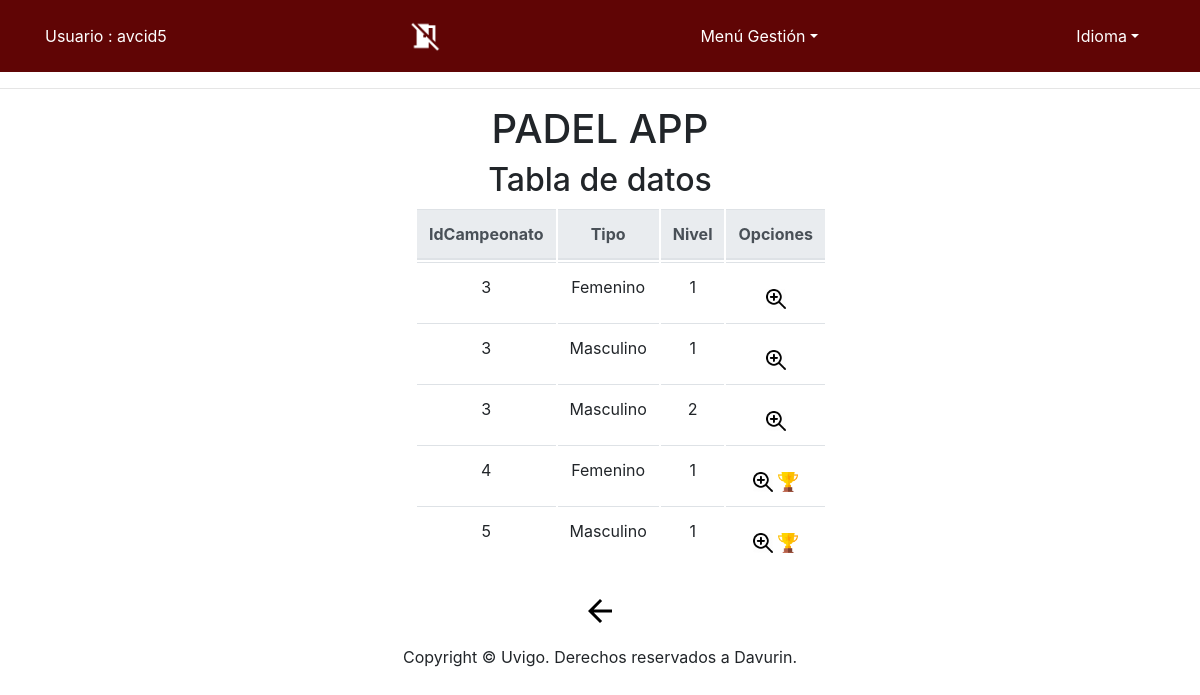
Page /app/Controllers/CATEGORIA_CONTROLLER.php (signed in) on the committed database.
### tables this page shows
CREATE TABLE IF NOT EXISTS `Categoria` (
  `IdCampeonato` INT NOT NULL,
  `Tipo` VARCHAR(10) NOT NULL,
  `Nivel` INT NOT NULL,
  PRIMARY KEY (`IdCampeonato`, `Tipo`, `Nivel`),
  INDEX `fk_Campeonato_has_Categoria_idx` (`IdCampeonato` ASC) ,
  CONSTRAINT `fk_Campeonato_has_Categoria_idx`
    FOREIGN KEY (`IdCampeonato`)
    REFERENCES `Campeonato` (`IdCampeonato`)
    ON DELETE NO ACTION
    ON UPDATE NO ACTION);

### app/Models/CATEGORIA_MODEL.php (called while the page is built, shortened)
<?php
class CATEGORIA_MODEL{
	var $IdCampeonato;
    var $Tipo;
	var $Nivel;
	var $mysqli;
	function __construct($IdCampeonato,$Tipo,$Nivel) {
		$this->IdCampeonato = $IdCampeonato;
		$this->Tipo = $Tipo;
		$this->Nivel = $Nivel;
		include_once '../Functions/BdAdmin.php';
		$this->mysqli = ConectarBD();
	}
	function SEARCH() {
		$sql = "select Cat.IdCampeonato as IdCampeonato,
					Cat.Tipo as Tipo,
					Cat.Nivel as Nivel,
					Cam.FechaIni as FechaIni,
					Cam.FechaFin as FechaFin,
					Cam.HoraIni as HoraIni,
					Cam.HoraFin as HoraFin,
					(select count(numPareja)  from Pareja where  IdCampeonato = Cat.IdCampeonato  && Tipo = Cat.Tipo  && Nivel LIKE Cat.Nivel) as numInscritos
       			from CATEGORIA Cat, CAMPEONATO Cam
    			where
    				(
					(BINARY Cat.IdCampeonato LIKE '%$this->IdCampeonato%') &&
					(BINARY Cat.Tipo LIKE '%$this->Tipo%') &&
					(BINARY Cat.Nivel LIKE '%$this->Nivel%')
					&& (Cat.IdCampeonato = Cam.IdCampeonato))
    				";
		if ( !( $resultado = $this->mysqli->query( $sql ) ) ) {
			return 'Error en la consulta sobre la base de datos';
		} else {
			return $resultado;
		}
	}
 	}
?>

### app/Functions/BdAdmin.php (called while the page is built, shortened)
<?php
function ConectarBD()
{
	    $mysqli = new mysqli("localhost", "user", "pass", "abpbase");
		return $mysqli;
}
?>

### app/Views/CATEGORIA/CATEGORIA_SHOWALL_View.php (the view, shortened to what this page needs)
<?php
class CATEGORIA_SHOWALL {
	function __construct( $lista, $datos) {
		$this->lista = $lista;
		$this->datos = $datos;
		$this->render($this->lista,$this->datos);
	}
	function render($lista,$datos){
		$this->datos = $datos;
	include '../Views/Header.php';
?>
		<div class="seccion" align="center">
			<h2>
				<?php echo $strings['Tabla de datos'];?>
			</h2>
			<div class="col-md-4" style="text-align: center">
			<table class="table">
				<thead class="thead-light">
				<tr>
<?php
					foreach ( $lista as $atributo ) {
?>
					<th>
						<?php echo $strings[$atributo]?>
					</th>
<?php
					}
?>
					<th colspan="2" >
						<?php echo $strings['Opciones']?>
					</th>
				</tr>
<?php
				while ( $fila = mysqli_fetch_array( $this->datos ) ) {
?>
				<tr>
<?php
					foreach ( $lista as $atributo ) {
?>
					<td>
<?php
							echo $fila[ $atributo ];
?>
					</td>
<?php
					}
?>
					<td>
						<form action="../Controllers/CATEGORIA_CONTROLLER.php" method="get" style="display:inline" >
								<button id ="buttonBien" type="submit" name="action" value="SHOWCURRENT" ><img src="../Views/icon/verdetalles_2.jpg" alt="<?php echo $strings['Ver en detalle']?>" width="20" height="20"/></button>
<?php
					if((($fila['FechaIni'] < date("Y-m-d")) && ($fila['FechaFin'] >= date("Y-m-d")) && $fila['numInscritos'] <= 96))
					{
						if(($fila['FechaFin'] == date("Y-m-d")) && ($fila['HoraFin'] > date("H:i:s"))){
?>
								<button id ="buttonBien" type="submit" name="action" value="INSCRIPTION" ><img src="../Views/icon/exito.png" alt="<?php echo $strings['Ver en detalle']?>" width="20" height="20"/></button>
<?php
							  }else{
								if(($fila['FechaFin'] > date("Y-m-d"))){
?>
									<button id ="buttonBien" type="submit" name="action" value="INSCRIPTION" ><img src="../Views/icon/exito.png" alt="<?php echo $strings['Ver en detalle']?>" width="20" height="20"/></button>
<?php
								}
							}
					}
?>
						</form>
				</tr>
<?php
				}
?>
			</thead>
			</table>
			<form action='../Controllers/USUARIO_CONTROLLER.php' method="post">
				<button id ="buttonBien" type="submit"><img src="../Views/icon/back_big2.png" alt="<?php echo $strings['Atras']?>" /></button>
			</form>
			</div>
		</div>
<?php
		include '../Views/Footer.php';
		}
		}
?>

### rows in the picture
categoria: IdCampeonato "3", Tipo "Femenino", Nivel "1"
categoria: IdCampeonato "3", Tipo "Masculino", Nivel "1"
categoria: IdCampeonato "3", Tipo "Masculino", Nivel "2"
categoria: IdCampeonato "4", Tipo "Femenino", Nivel "1"
categoria: IdCampeonato "5", Tipo "Masculino", Nivel "1"

### other values in the picture
$strings['Usuario'] "Usuario"
$_SESSION['login'] "avcid5"
$strings['menuGestion'] "Menú Gestión"
$strings['idioma'] "Idioma"
$strings['Tabla de datos'] "Tabla de datos"
$strings[$atributo] "IdCampeonato"
$strings[$atributo] "Tipo"
$strings[$atributo] "Nivel"
$strings['Opciones'] "Opciones"
